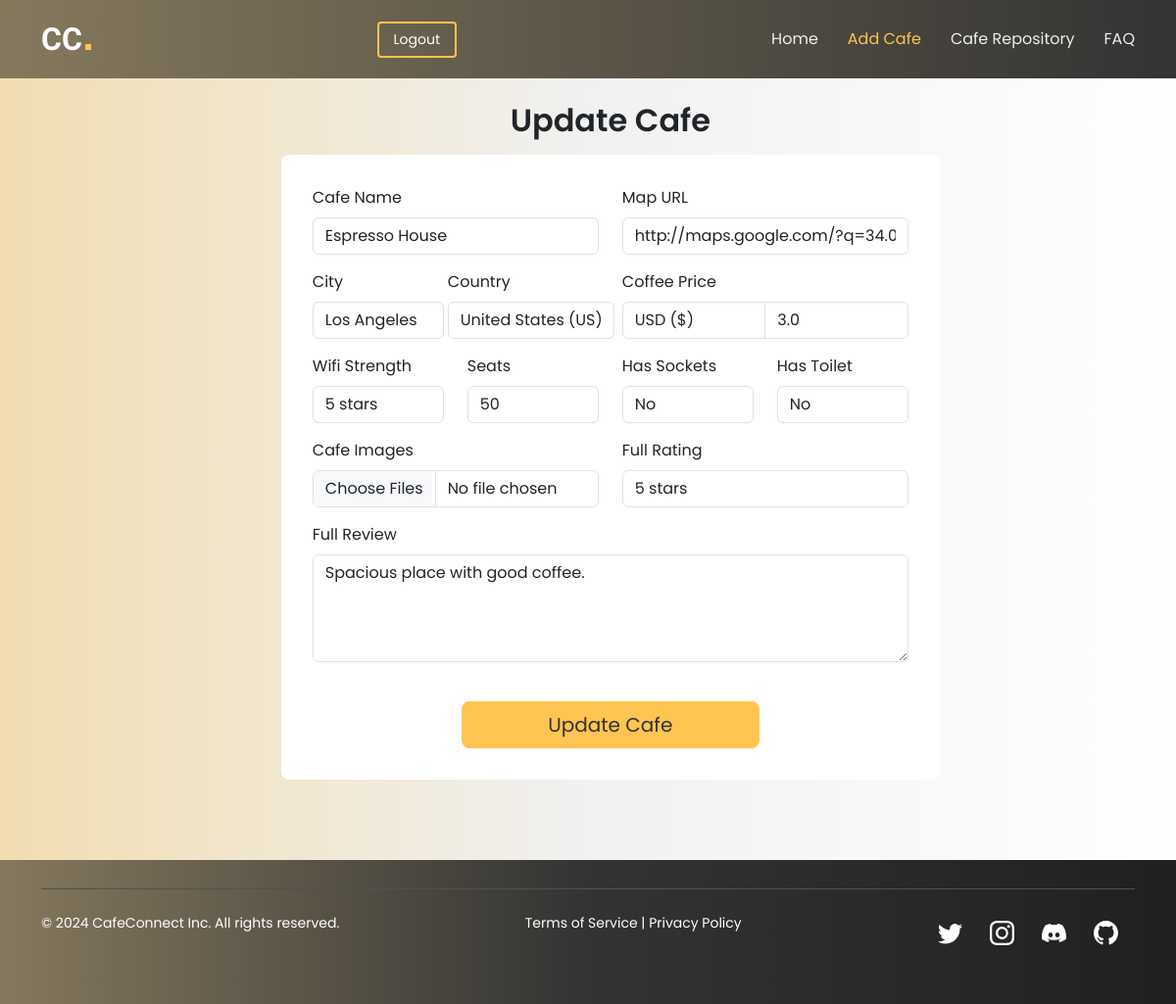
The app's page /update/1 (signed in), older data.
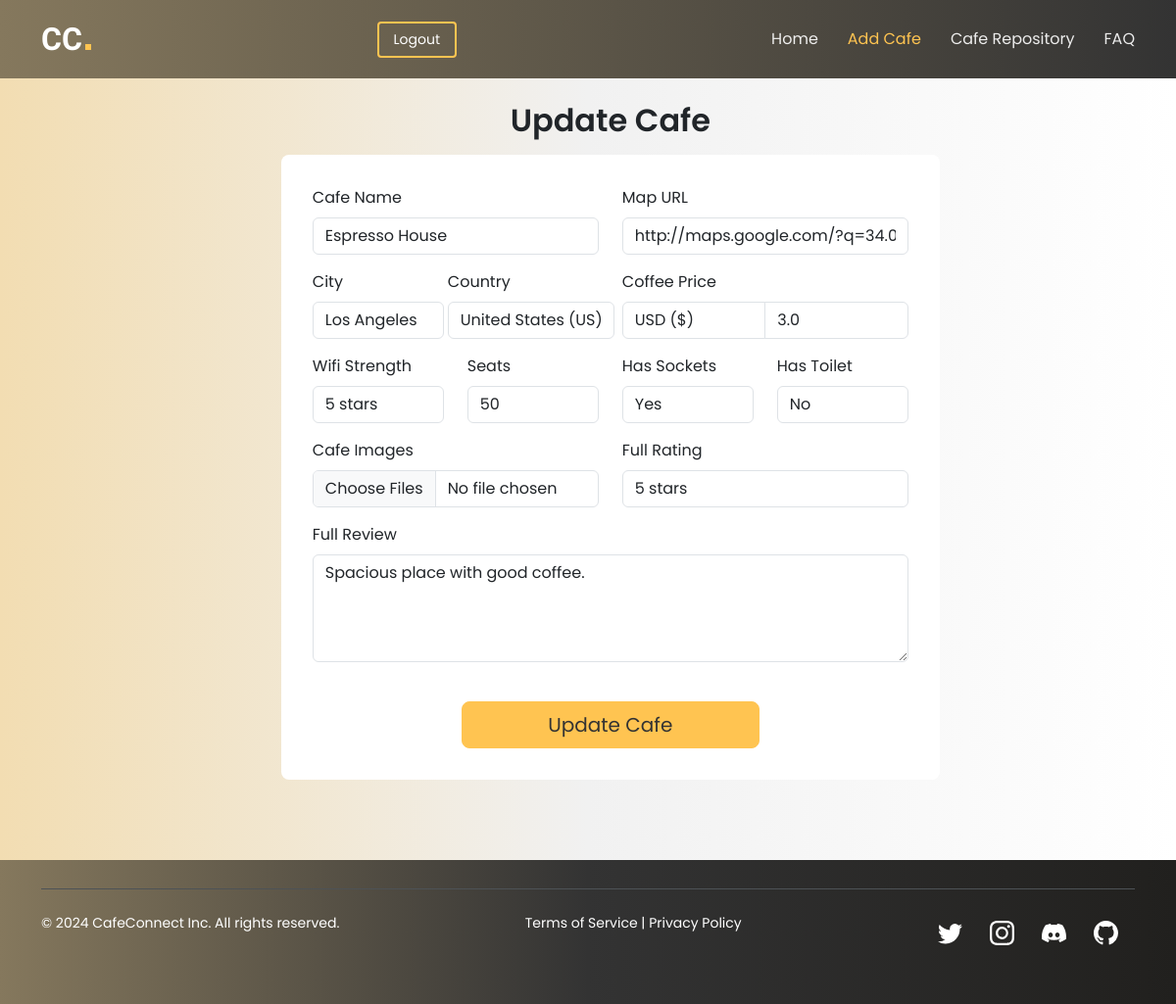
The same page, newer data.
### app/main/models.py (models this page shows, shortened)
class Cafe(db.Model):
    id = db.Column(db.Integer, primary_key=True)
    name = db.Column(db.String(30), unique=True, nullable=False)
    map_url = db.Column(db.String(350), nullable=False)
    city = db.Column(db.String(30), nullable=False)
    country = db.Column(db.String(20), nullable=False)
    currency = db.Column(db.String(10), nullable=True)
    coffee_price = db.Column(db.String(10), nullable=False)
    wifi_strength = db.Column(db.Integer, nullable=True)
    seats = db.Column(db.Integer, nullable=False)
    has_sockets = db.Column(db.Boolean, nullable=False)
    has_toilet = db.Column(db.Boolean, nullable=False)
    images = db.Column(db.String, nullable=True)
    full_review = db.Column(db.String(300), nullable=True)
    full_rating = db.Column(db.Integer, nullable=False)

### app/main/routes.py (the view, shortened to what this page needs)
@main.route('/update/<int:cafe_id>', methods=['GET', 'PATCH', 'POST'])
@login_required
@admin_required
def update_cafe(cafe_id):
    cafe = Cafe.query.get(cafe_id)
    if not cafe:
        flash('Cafe not found!', 'error')
        return redirect(url_for('main.give_feedback', action='notfound'))
    form = CafeForm(obj=cafe)
    if request.method == 'GET':
        return render_template('update.html', form=form, cafe=cafe)
    return render_template('update.html', form=form, cafe=cafe)

### app/main/__init__.py (called while the page is built)
@login_manager.user_loader
def load_user(user_id):
    from app.main.models import User
    return User.query.get(int(user_id))

### app/main/routes.py (called while the page is built)
def admin_required(func):
    @wraps(func)
    def wrapper(*args, **kwargs):
        if not current_user.is_authenticated:
            return jsonify({'message': 'Authentication required! Please log in.'}), 401
        if not current_user.is_admin:
            return jsonify({'message': 'Access denied! Admin privileges required.'}), 403
        return func(*args, **kwargs)
    return wrapper

### app/main/templates/update.html (shortened to what this page needs)
<!DOCTYPE html>
<html lang="en">
<head>
    <link href="../static/css/bootstrap/vendor_1/bootstrap.min.css" rel="stylesheet">
    <link href="../static/css/bootstrap/vendor_2/bootstrap-icons/bootstrap-icons.css" rel="stylesheet">
    <link href="../static/css/bootstrap/vendor_2/aos/aos.css" rel="stylesheet">
    <link href="https://unpkg.com/aos@2.3.4/dist/aos.css" rel="stylesheet">
    <link href="../static/css/custom/custom.css" rel="stylesheet">
    <link href="../static/css/custom/main.css" rel="stylesheet">
</head>
<body>
    <header class="header d-flex align-items-center fixed-top" id="header">
        <div class="container-fluid container-xl position-relative d-flex align-items-center justify-content-between">
            <a class="logo d-flex align-items-center me-auto me-lg-0" href="{{ url_for('main.home') }}">
                <h1 class="sitename">CC</h1>
                <span class="square-period-logo"></span>
            </a>
            <nav class="navmenu" id="navmenu">
                <ul>
                    <li><a href="{{ url_for('main.home') }}">Home</a></li>
                    <li class="active"><a href="{{ url_for('main.add_cafe') }}">Add Cafe</a></li>
                    <li><a href="{{ url_for ('main.get_all_cafes') }}">Cafe Repository</a></li>
                    <li><a href="#">FAQ</a></li>
                </ul>
            </nav>
            <a class="btn-getstarted" href="{{ url_for('main.logout') }}">Logout</a>
        </div>
    </header>
    <main>
        <div class="container">
            <div class="row justify-content-center">
                <div class="col-md-8 custom-offset-md">
                    <div class="form-container">
                        <h2 class="h2" style="font-family: var(--nav-font)">Update Cafe</h2>
                        <form action="{{ url_for('main.update_cafe', cafe_id=cafe.id) }}" enctype="multipart/form-data"
                              id="updateCafeForm" method="POST">
                            <div class="row mb-3">
                                <div class="col-md-6" id="nameDiv">
                                    <label class="form-label" for="nameDiv">Cafe Name</label>
                                    {{ form.name(class_="form-control", placeholder="Enter cafe name") }}
                                </div>
                                <div class="col-md-6" id="mapUrlDiv">
                                    <label class="form-label" for="mapUrlDiv">Map URL</label>
                                    {{ form.map_url(class_="form-control", placeholder="Enter map URL") }}
                                </div>
                            </div>
                            <div class="row mb-3">
                                <div class="col-md-6">
                                    <div class="row">
                                        <div class="col-md-6" id="cityDiv">
                                            <label class="form-label" for="cityDiv">City</label>
                                            {{ form.city(class_="form-control", placeholder="Enter city") }}
                                        </div>
                                        <div class="col-md-6" id="countryDiv">
                                            <label class="form-label" for="countryDiv">Country</label>
                                            {{ form.country(class_="form-control", placeholder="Enter country") }}
                                        </div>
                                    </div>
                                </div>
                                <div class="col-md-6">
                                    <label class="form-label" for="currencyDiv">Coffee Price</label>
                                    <div class="input-group" id="currencyDiv">
                                        {{ form.currency(class_="form-control") }}
                                        {{ form.coffee_price(class_="form-control", placeholder="Price") }}
                                    </div>
                                </div>
                            </div>
                            <div class="row mb-3">
                                <div class="col-md-6">
                                    <div class="row">
                                        <div class="col-md-6" id="wifiStrengthDiv">
                                            <label class="form-label" for="wifiStrengthDiv">Wifi Strength</label>
                                            {{ form.wifi_strength(class_="form-control") }}
                                        </div>
                                        <div class="col-md-6" id="seatsDiv">
                                            <label class="form-label" for="seatsDiv">Seats</label>
                                            {{ form.seats(class_="form-control", placeholder="") }}
                                        </div>
                                    </div>
                                </div>
                                <div class="col-md-6">
                                    <div class="row">
                                        <div class="col-md-6" id="hasSocketsDiv">
                                            <label class="form-label" for="hasSocketsDiv">Has Sockets</label>
                                            {{ form.has_sockets(class_="form-control") }}
                                        </div>
                                        <div class="col-md-6" id="hasToiletDiv">
                                            <label class="form-label" for="hasToiletDiv">Has Toilet</label>
                                            {{ form.has_toilet(class_="form-control") }}
                                        </div>
                                    </div>
                                </div>
                            </div>
                            <div class="row mb-3">
                                <div class="col-md-6" id="imageDiv">
                                    <label class="form-label" for="imageDiv">Cafe Images</label>
                                    {{ form.images(class_="form-control", placeholder="Upload images", multiple=True) }}
                                </div>
                                <div class="col-md-6" id="fullRatingDiv">
                                    <label class="form-label" for="fullRatingDiv">Full Rating</label>
                                    {{ form.full_rating(class_="form-control", placeholder="") }}
                                </div>
                            </div>
                            <div class="row mb-3">
                                <div class="col-md-12" id="fullReviewDiv">
                                    <label class="form-label" for="fullReviewDiv">Full Review</label>
                                    {{ form.full_review(class_="form-control", rows="4") }}
                                </div>
                            </div>
                            <button class="btn btn-primary btn-lg py-2 get-started-btn"
                                    style="width: 50%; display: block; margin: 0 auto; margin-top: 2.5rem;"
                                    type="submit">
                                Update Cafe
                            </button>
                        </form>
                    </div>
                </div>
            </div>
        </div>
    </main>
    <footer class="footer text-white" data-bs-theme="dark">
        <div class="container text-center">
            <div class="d-flex flex-column flex-sm-row justify-content-between py-4 my-4 border-top"
                 style="border-color: #4D5256 !important">
                <p>&copy; 2024 CafeConnect Inc. All rights reserved.</p>
                <p class="mb-0">
                    <a class="terms-footer" href="#">Terms of Service</a> |
                    <a class="terms-footer" href="#">Privacy Policy</a>
                </p>
                <div class="social-links d-flex">
                    <a class="twitter d-flex align-items-center justify-content-center" href="#">
                        <svg class="bi" height="24" width="24">
                            <use xlink:href="#twitter"></use>
                        </svg>
                    </a>
                    <a class="instagram d-flex align-items-center justify-content-center" href="#">
                        <svg class="bi" height="24" width="24">
                            <use xlink:href="#instagram"></use>
                        </svg>
                    </a>
                    <a class="discord d-flex align-items-center justify-content-center" href="#">
                        <svg class="bi" height="24" width="24">
                            <use xlink:href="#discord"></use>
                        </svg>
                    </a>
                    <a class="github d-flex align-items-center justify-content-center" href="#">
                        <svg class="bi" height="24" width="24">
                            <use xlink:href="#github"></use>
                        </svg>
                    </a>
                </div>
            </div>
        </div>
    </footer>
</body>
</html>

### app/main/static/css/custom/custom.css (style rules this page uses)
.get-started-btn { background-color: var(--accent-color); border-color: var(--accent-color); color: #333333; }
.social-links a { background-color: transparent !important; padding: 0; border: none; margin-left: 3px; display: flex; align-items: center; justify-content: center; }
.social-links svg { fill: #ffffff; width: 25px; height: 25px; }
.terms-footer { color: white; }

### app/main/static/css/custom/main.css (style rules this page uses)
:root { --default-font: "Poppins", system-ui, -apple-system, "Segoe UI", Roboto, "Helvetica Neue", Arial, "Noto Sans", "Liberation Sans", sans-serif, "Apple Color Emoji", "Segoe UI Emoji", "Segoe UI Symbol", "Noto Color Emoji"; --heading-font: "Raleway", sans-serif; --nav-font: "Poppins", sans-serif; }
:root { --background-color: #333; --default-color: #444444; --heading-color: #151515; --accent-color: #ffc451; --contrast-color: #312f2f; }
:root { --nav-color: rgba(255, 255, 255, 0.905); --nav-hover-color: #ffc451; --nav-dropdown-background-color: #ffffff; --nav-dropdown-color: #212529; --nav-dropdown-hover-color: #ffc451; }
:root { --footer-background-color: #000000; }
:root { scroll-behavior: smooth; }
body { color: var(--default-color); background-color: var(--background-color); font-family: var(--default-font); }
a { color: var(--accent-color); text-decoration: none; transition: 0.3s; }
h1, h2, h3, h4, h5, h6 { color: var(--heading-color); font-family: var(--heading-font); }
.square-period-logo { display: inline-block; width: 0.2em; height: 0.2em; background-color: #ffc451; margin-left: 0.1em; vertical-align: baseline; position: relative; top: 0.5rem; }
.header { --background-color: rgba(0, 0, 0, 0.6); --heading-color: #ffffff; --contrast-color: #ffffff; color: var(--default-color); background-color: var(--background-color); padding: 10px 0; transition: all 0.5s; z-index: 997; }
.header .logo { line-height: 1; }
.header .logo h1 { font-size: 32px; margin: 0; font-weight: 700; color: var(--heading-color); }
.header .logo span { color: var(--accent-color); font-size: 32px; }
.header .btn-getstarted, .header .btn-getstarted:focus { color: var(--contrast-color); font-size: 14px; padding: 8px 30px; margin: 0 0 0 30px; border-radius: 4px; transition: 0.3s; border: 2px solid var(--accent-color); }
@media (max-width: 1200px) { .header .logo { order: 1; } }
@media (max-width: 1200px) { .header .btn-getstarted { order: 2; margin: 0 15px 0 0; padding: 6px 15px; } }
@media (max-width: 1200px) { .header .navmenu { order: 3; } }
@media (min-width: 1200px) { .navmenu { padding: 0; } }
@media (min-width: 1200px) { .navmenu ul { margin: 0; padding: 0; display: flex; list-style: none; align-items: center; } }
@media (min-width: 1200px) { .navmenu li { position: relative; } }
@media (min-width: 1200px) { .navmenu ul li.active a { color: var(--accent-color); font-weight: normal; } }
@media (min-width: 1200px) { .navmenu a, .navmenu a:focus { color: var(--nav-color); padding: 18px 15px; font-size: 16px; font-family: var(--nav-font); font-weight: 400; display: flex; align-items: center; justify-content: space-between; white-space: nowrap; transition: 0.3s; } }
@media (min-width: 1200px) { .navmenu li:last-child a { padding-right: 0; } }
@media (min-width: 1200px) { .navmenu li:hover>a, .navmenu .active, .navmenu .active:focus { color: var(--nav-hover-color); } }
.footer { --background-color: var(--footer-background-color); --default-color: #ffffff; --heading-color: #ffffff; color: var(--default-color); background-color: var(--background-color); font-size: 14px; position: relative; }
.footer .social-links a { color: color-mix(in srgb, var(--default-color), transparent 30%); background-color: color-mix(in srgb, var(--default-color) 5%, white 10%); display: flex; align-items: center; justify-content: center; width: 40px; height: 40px; border-radius: 4px; font-size: 16px; margin-right: 10px; transition: 0.3s; }

Row changes from the older to the newer data that the page shows:
changed Cafe "Espresso House": has_sockets "No" → "Yes"
